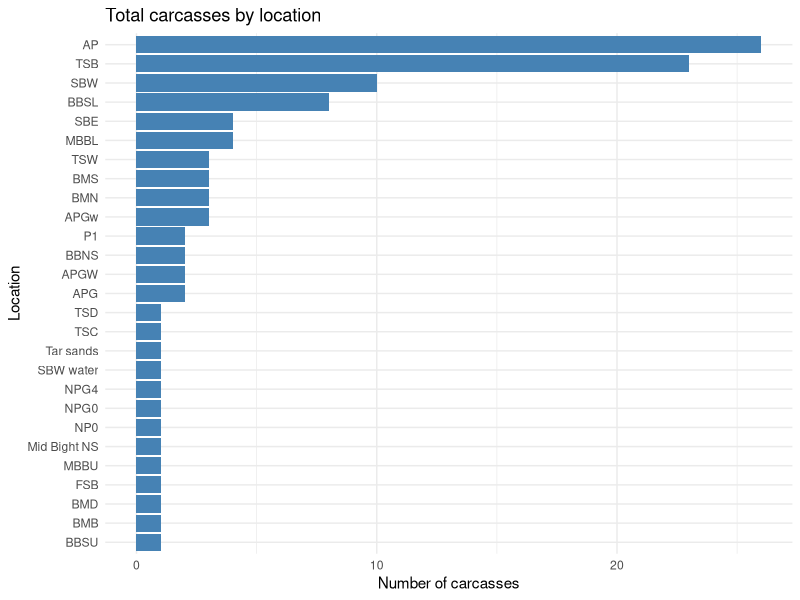
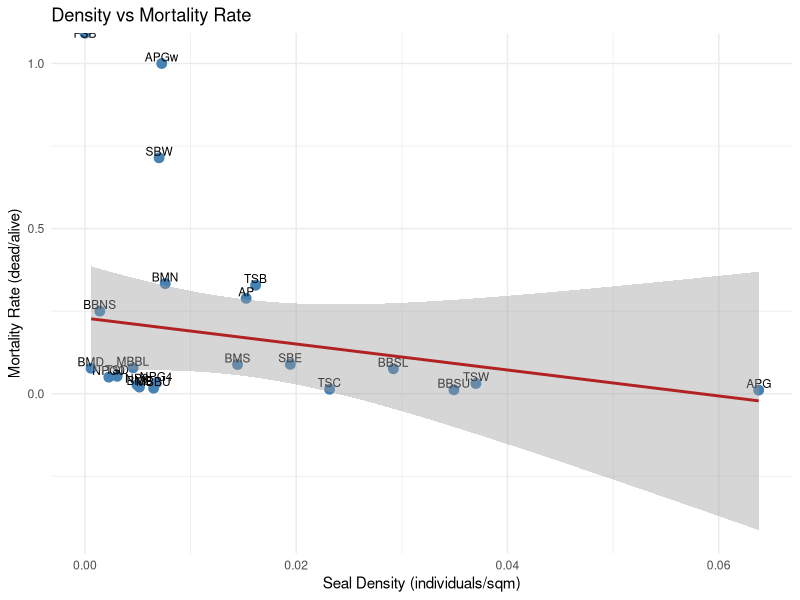

Generate these figures, in order, with R:
library(tidyverse)
library(dplyr)

df <- read_csv("ML_all_carcasses_2026_April23.csv",
               quote = '"')

glimpse(df)
df |> 
  count(area, sort = TRUE) |> 
  print(n = 27)
df |> 
  count(area, sort = TRUE) |> 
  ggplot(aes(x = reorder(area, n), y = n)) +
  geom_col(fill = "steelblue") +
  coord_flip() +
  labs(
    title = "Total carcasses by location",
    x = "Location",
    y = "Number of carcasses"
  ) +
  theme_minimal()
X20210221SegementAreaCount <- read_csv("20210221SegementAreaCount.csv")
#adding in density column=individuals/area
DensityDS <- X20210221SegementAreaCount %>%
  mutate(density = NUMPOINTS / area_sqm)

view(DensityDS)

#renaming and modifing existing columns
DensityDS <- DensityDS %>% rename(number_individuals = NUMPOINTS, beach_location = Beach)
DensityDS <- DensityDS %>% select(-fid)
DensityDS <- DensityDS %>% rename(number_individuals_alive = number_individuals)

#getting number of dead individuals, merging APGW and APGw into one location
df_counts <- df %>%
  mutate(area = case_when(
    area == "APGW" ~ "APGw",
    TRUE ~ area
  )) %>%
  group_by(area) %>%
  summarise(number_individuals_dead = n())
#joining tables, keeping all locations even if no density match
combined <- DensityDS %>%
  full_join(df_counts, by = c("beach_location" = "area"))
#adding mortality rate column
combined <- combined %>%
  mutate(mortality_rate = number_individuals_dead / number_individuals_alive)
view(combined)
#scatterplot density vs mortality rate
combined %>%
  filter(!is.na(density) & !is.na(mortality_rate)) %>%
  ggplot(aes(x = density, y = mortality_rate, label = beach_location)) +
  geom_point(size = 3, color = "steelblue") +
  geom_text(nudge_y = 0.02, size = 3) +
  geom_smooth(method = "lm", se = TRUE, color = "firebrick") +
  labs(
    title = "Density vs Mortality Rate",
    x = "Seal Density (individuals/sqm)",
    y = "Mortality Rate (dead/alive)",
  ) +
  theme_minimal()
